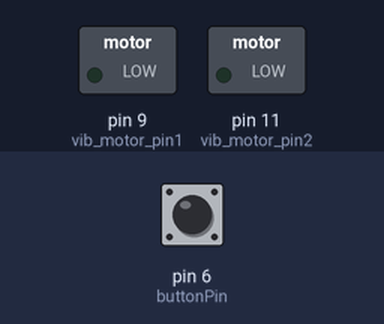
This sketch was run on a simulated Arduino Uno, built with avr-gcc and run on an emulated ATmega328P. On the bench: switched loads named in the sketch (green lamp = pin HIGH). Inputs (shaded band) come from the test bench; at power-on: pin 6 (buttonPin) HIGH. What the sketch prints to the serial monitor is not drawn.

Above: at 0.1 s.
At 1.5 s:
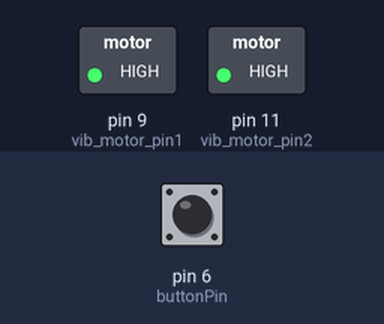
Timing chart, 0 to 3.0 s (numbered marks = the images above):
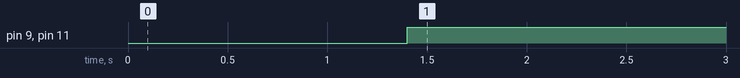

Measured:
- by itself, pin 9 (vib_motor_pin1), pin 11 (vib_motor_pin2): LOW → HIGH at 1.4 s

The sketch:

sketch_sep22a.ino
```cpp
const int vib_motor_pin1 = 9;
const int vib_motor_pin2 = 11;
const int buttonPin = 6;

int buttonState = 0;

int v = 0;

unsigned long time;

void setup() {
  // put your setup code here, to run once:
  Serial.begin(9600);

  pinMode(vib_motor_pin1, OUTPUT);
  pinMode(vib_motor_pin2, OUTPUT);
}

void loop() {

  buttonState = digitalRead(buttonPin);

  if(buttonState == LOW){
    v = 0;
  }
  if(buttonState == HIGH){
    time = millis();
    v = 1;
  }
  Serial.print(v);
  Serial.println();
  if(buttonState == HIGH){
    delay(1400);
  }

  if(buttonState == LOW){
    digitalWrite(vib_motor_pin1, LOW);
    digitalWrite(vib_motor_pin2, LOW);
  } else if(buttonState == HIGH){
    time = millis() - time;
    digitalWrite(vib_motor_pin1, HIGH);
    digitalWrite(vib_motor_pin2, HIGH);
    delay(400);
  }
}
```
